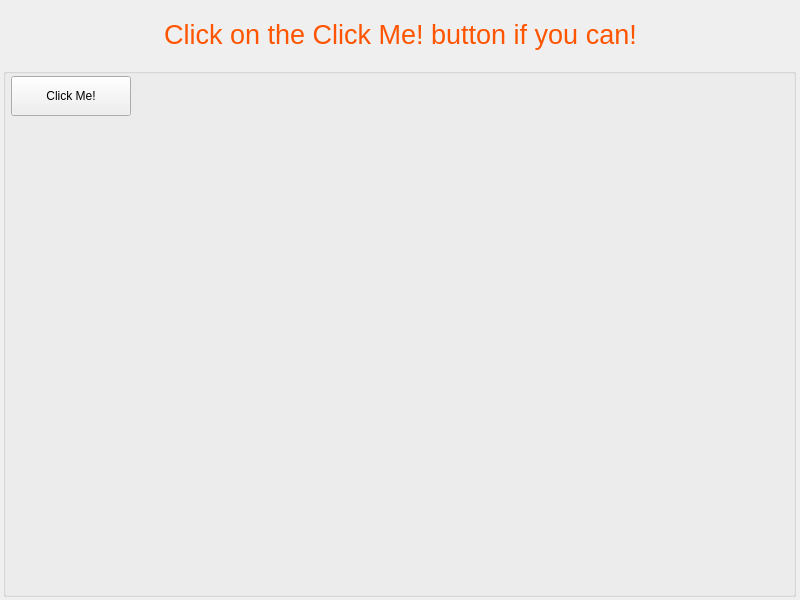
<?xml version="1.0" encoding="UTF-8"?>
<ui version="4.0">
 <class>MainWindow</class>
 <widget class="QMainWindow" name="MainWindow">
  <property name="geometry">
   <rect>
    <x>0</x>
    <y>0</y>
    <width>800</width>
    <height>600</height>
   </rect>
  </property>
  <property name="sizePolicy">
   <sizepolicy hsizetype="Fixed" vsizetype="Fixed">
    <horstretch>0</horstretch>
    <verstretch>0</verstretch>
   </sizepolicy>
  </property>
  <property name="minimumSize">
   <size>
    <width>800</width>
    <height>600</height>
   </size>
  </property>
  <property name="maximumSize">
   <size>
    <width>800</width>
    <height>600</height>
   </size>
  </property>
  <property name="mouseTracking">
   <bool>true</bool>
  </property>
  <property name="contextMenuPolicy">
   <enum>Qt::NoContextMenu</enum>
  </property>
  <property name="windowTitle">
   <string>Click Me!</string>
  </property>
  <widget class="QWidget" name="centralWidget">
   <widget class="QLabel" name="lblClickMe">
    <property name="geometry">
     <rect>
      <x>4</x>
      <y>4</y>
      <width>793</width>
      <height>61</height>
     </rect>
    </property>
    <property name="font">
     <font>
      <pointsize>20</pointsize>
     </font>
    </property>
    <property name="styleSheet">
     <string notr="true">color: rgb(255, 85, 0);</string>
    </property>
    <property name="text">
     <string>Click on the Click Me! button if you can!</string>
    </property>
    <property name="alignment">
     <set>Qt::AlignCenter</set>
    </property>
   </widget>
   <widget class="QGroupBox" name="grpPlayground">
    <property name="geometry">
     <rect>
      <x>3</x>
      <y>68</y>
      <width>793</width>
      <height>529</height>
     </rect>
    </property>
    <property name="mouseTracking">
     <bool>false</bool>
    </property>
    <property name="focusPolicy">
     <enum>Qt::NoFocus</enum>
    </property>
    <property name="title">
     <string/>
    </property>
    <property name="flat">
     <bool>false</bool>
    </property>
    <widget class="QPushButton" name="btnClickMe">
     <property name="geometry">
      <rect>
       <x>8</x>
       <y>8</y>
       <width>120</width>
       <height>40</height>
      </rect>
     </property>
     <property name="styleSheet">
      <string notr="true">font: 75 12pt &quot;MS Shell Dlg 2&quot;;
color: rgb(0, 0, 0);</string>
     </property>
     <property name="text">
      <string>Click Me!</string>
     </property>
    </widget>
   </widget>
  </widget>
 </widget>
 <layoutdefault spacing="6" margin="11"/>
 <resources/>
 <connections/>
</ui>
